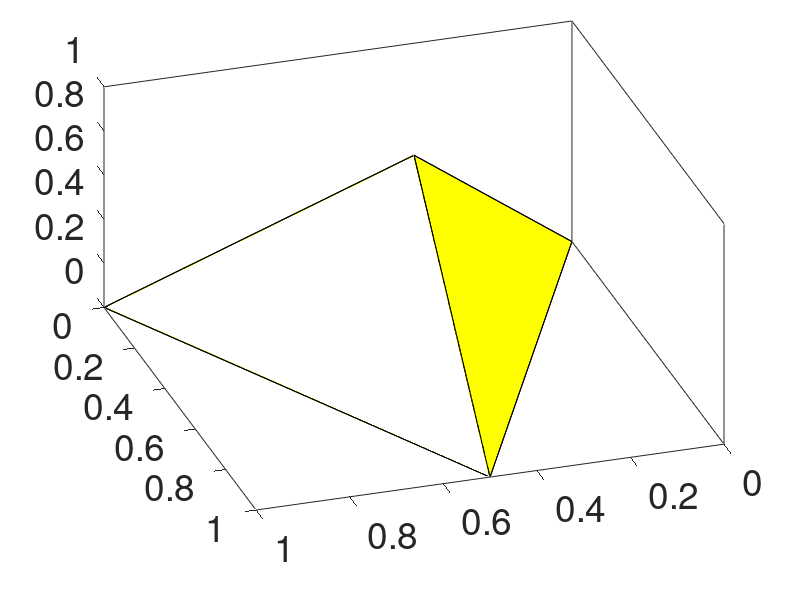

This chart was generated by the following MATLAB code: (Note: this script raises an error after producing the figure.)
set(0,'defaultaxesfontsize',(4/3)*20)
set(0,'defaulttextfontsize',(4/3)*20*2)
set(0,'defaulttextfontweight','bold')
set(0,'defaulttextfontname','Helvetica')
set(0,'defaultaxesposition',[ 0.13 .15 .775 .815])
vertices_mx = [0 0 0
    .5 1 0
    1 0 0
    .5 .5 1];
faces_mx = [1 2 3
    1 2 4
    1 3 4]; %Face 'A' is drawn separately
clf
patch('Vertices',vertices_mx,'faces',faces_mx,'FaceColor','y')
patch('Vertices',vertices_mx,'faces',[2 3 4],'FaceColor',[1 1 1])
view(162,44)
box;xyz
i = 1;
text(vertices_mx(i,1)-.15,vertices_mx(i,2)+.1,vertices_mx(i,3)+.05,'1 ',...
    'hor','right','vert','bot')
i = 2;
text(vertices_mx(i,1),vertices_mx(i,2),vertices_mx(i,3),'  2',...
    'hor','left','ver','bot')
i = 3;
text(vertices_mx(i,1)+.05,vertices_mx(i,2),vertices_mx(i,3)+.05,' 3',...
    'hor','left','ver','bot')
i = 4;
text(vertices_mx(i,1),vertices_mx(i,2),vertices_mx(i,3),' 4',...
    'hor','cen','ver','bot')
text(.7, .6, .4,'A')
